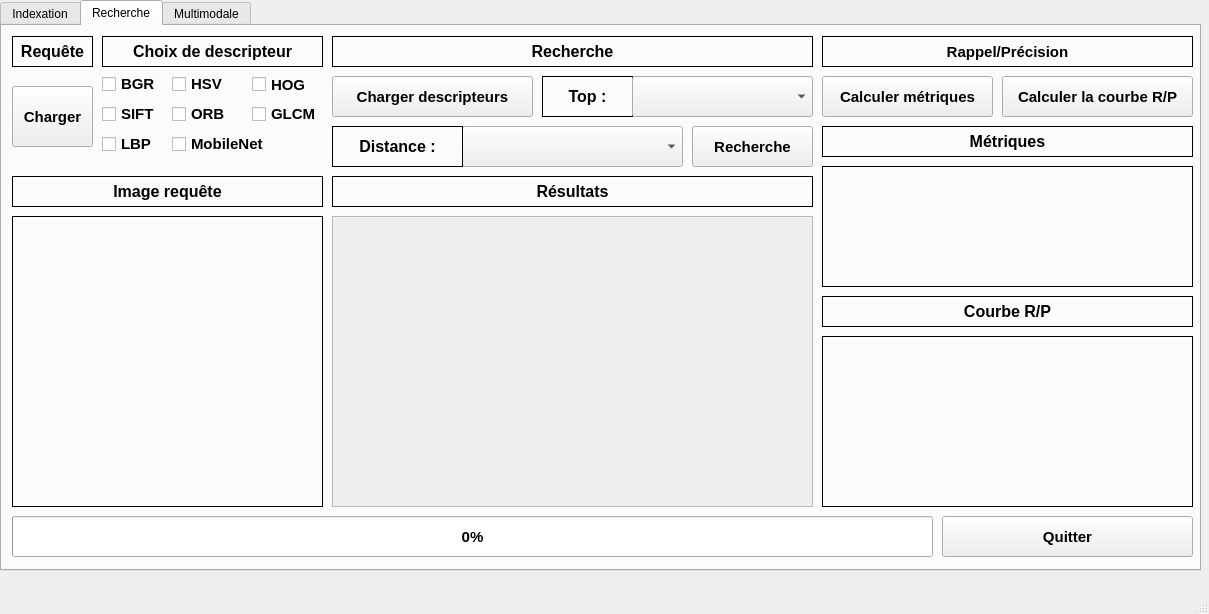
<?xml version="1.0" encoding="UTF-8"?>
<ui version="4.0">
 <class>MainWindow</class>
 <widget class="QMainWindow" name="MainWindow">
  <property name="geometry">
   <rect>
    <x>0</x>
    <y>0</y>
    <width>1209</width>
    <height>614</height>
   </rect>
  </property>
  <property name="windowTitle">
   <string>MainWindow</string>
  </property>
  <widget class="QWidget" name="centralwidget">
   <widget class="QTabWidget" name="tabWidget">
    <property name="geometry">
     <rect>
      <x>0</x>
      <y>0</y>
      <width>1201</width>
      <height>571</height>
     </rect>
    </property>
    <property name="currentIndex">
     <number>1</number>
    </property>
    <widget class="QWidget" name="tab_index">
     <attribute name="title">
      <string>Indexation</string>
     </attribute>
     <widget class="QCheckBox" name="checkBox_SIFT_index">
      <property name="geometry">
       <rect>
        <x>20</x>
        <y>15</y>
        <width>61</width>
        <height>31</height>
       </rect>
      </property>
      <property name="font">
       <font>
        <pointsize>11</pointsize>
        <weight>75</weight>
        <bold>true</bold>
       </font>
      </property>
      <property name="text">
       <string>SIFT</string>
      </property>
     </widget>
     <widget class="QCheckBox" name="checkBox_ORB_index">
      <property name="geometry">
       <rect>
        <x>150</x>
        <y>15</y>
        <width>61</width>
        <height>31</height>
       </rect>
      </property>
      <property name="font">
       <font>
        <pointsize>11</pointsize>
        <weight>75</weight>
        <bold>true</bold>
       </font>
      </property>
      <property name="text">
       <string>ORB</string>
      </property>
     </widget>
     <widget class="QCheckBox" name="checkBox_HSV_index">
      <property name="geometry">
       <rect>
        <x>480</x>
        <y>15</y>
        <width>101</width>
        <height>31</height>
       </rect>
      </property>
      <property name="font">
       <font>
        <pointsize>11</pointsize>
        <weight>75</weight>
        <bold>true</bold>
       </font>
      </property>
      <property name="text">
       <string>Hist HSV</string>
      </property>
     </widget>
     <widget class="QCheckBox" name="checkBox_HistC_index">
      <property name="geometry">
       <rect>
        <x>280</x>
        <y>15</y>
        <width>131</width>
        <height>31</height>
       </rect>
      </property>
      <property name="font">
       <font>
        <pointsize>11</pointsize>
        <weight>75</weight>
        <bold>true</bold>
       </font>
      </property>
      <property name="text">
       <string>Hist Couleur</string>
      </property>
     </widget>
     <widget class="QCheckBox" name="checkBox_GLCM_index">
      <property name="geometry">
       <rect>
        <x>650</x>
        <y>15</y>
        <width>71</width>
        <height>31</height>
       </rect>
      </property>
      <property name="font">
       <font>
        <pointsize>11</pointsize>
        <weight>75</weight>
        <bold>true</bold>
       </font>
      </property>
      <property name="text">
       <string>GLCM</string>
      </property>
     </widget>
     <widget class="QCheckBox" name="checkBox_LBP_index">
      <property name="geometry">
       <rect>
        <x>790</x>
        <y>15</y>
        <width>51</width>
        <height>31</height>
       </rect>
      </property>
      <property name="font">
       <font>
        <pointsize>11</pointsize>
        <weight>75</weight>
        <bold>true</bold>
       </font>
      </property>
      <property name="text">
       <string>LBP</string>
      </property>
     </widget>
     <widget class="QCheckBox" name="checkBox_HOG_index">
      <property name="geometry">
       <rect>
        <x>910</x>
        <y>15</y>
        <width>61</width>
        <height>31</height>
       </rect>
      </property>
      <property name="font">
       <font>
        <pointsize>11</pointsize>
        <weight>75</weight>
        <bold>true</bold>
       </font>
      </property>
      <property name="text">
       <string>HOG</string>
      </property>
     </widget>
     <widget class="QPushButton" name="charger">
      <property name="geometry">
       <rect>
        <x>10</x>
        <y>60</y>
        <width>581</width>
        <height>51</height>
       </rect>
      </property>
      <property name="font">
       <font>
        <pointsize>11</pointsize>
        <weight>75</weight>
        <bold>true</bold>
       </font>
      </property>
      <property name="text">
       <string>Charger et afficher la base de données</string>
      </property>
     </widget>
     <widget class="QPushButton" name="quitter">
      <property name="geometry">
       <rect>
        <x>1070</x>
        <y>60</y>
        <width>121</width>
        <height>51</height>
       </rect>
      </property>
      <property name="font">
       <font>
        <pointsize>11</pointsize>
        <weight>75</weight>
        <bold>true</bold>
       </font>
      </property>
      <property name="text">
       <string>Quitter</string>
      </property>
     </widget>
     <widget class="QPushButton" name="indexer">
      <property name="geometry">
       <rect>
        <x>600</x>
        <y>60</y>
        <width>461</width>
        <height>51</height>
       </rect>
      </property>
      <property name="font">
       <font>
        <pointsize>11</pointsize>
        <weight>75</weight>
        <bold>true</bold>
       </font>
      </property>
      <property name="text">
       <string>Calculer les descripteurs</string>
      </property>
     </widget>
     <widget class="QLabel" name="imagelabel">
      <property name="geometry">
       <rect>
        <x>10</x>
        <y>110</y>
        <width>261</width>
        <height>231</height>
       </rect>
      </property>
      <property name="autoFillBackground">
       <bool>false</bool>
      </property>
      <property name="text">
       <string/>
      </property>
      <property name="alignment">
       <set>Qt::AlignCenter</set>
      </property>
     </widget>
     <widget class="QLabel" name="image">
      <property name="geometry">
       <rect>
        <x>10</x>
        <y>160</y>
        <width>581</width>
        <height>331</height>
       </rect>
      </property>
      <property name="frameShape">
       <enum>QFrame::Panel</enum>
      </property>
      <property name="text">
       <string/>
      </property>
      <property name="scaledContents">
       <bool>true</bool>
      </property>
      <property name="alignment">
       <set>Qt::AlignCenter</set>
      </property>
     </widget>
     <widget class="QLabel" name="label_3">
      <property name="geometry">
       <rect>
        <x>600</x>
        <y>120</y>
        <width>591</width>
        <height>31</height>
       </rect>
      </property>
      <property name="font">
       <font>
        <pointsize>11</pointsize>
        <weight>75</weight>
        <bold>true</bold>
       </font>
      </property>
      <property name="frameShape">
       <enum>QFrame::Panel</enum>
      </property>
      <property name="text">
       <string>Base d'images</string>
      </property>
      <property name="alignment">
       <set>Qt::AlignCenter</set>
      </property>
     </widget>
     <widget class="QLabel" name="label">
      <property name="geometry">
       <rect>
        <x>10</x>
        <y>120</y>
        <width>581</width>
        <height>31</height>
       </rect>
      </property>
      <property name="font">
       <font>
        <pointsize>11</pointsize>
        <weight>75</weight>
        <bold>true</bold>
       </font>
      </property>
      <property name="frameShape">
       <enum>QFrame::Panel</enum>
      </property>
      <property name="text">
       <string>Image</string>
      </property>
      <property name="alignment">
       <set>Qt::AlignCenter</set>
      </property>
     </widget>
     <widget class="QProgressBar" name="progressBar">
      <property name="geometry">
       <rect>
        <x>10</x>
        <y>500</y>
        <width>1181</width>
        <height>31</height>
       </rect>
      </property>
      <property name="font">
       <font>
        <pointsize>11</pointsize>
        <weight>75</weight>
        <bold>true</bold>
       </font>
      </property>
      <property name="value">
       <number>0</number>
      </property>
     </widget>
     <widget class="QTableView" name="tableView">
      <property name="geometry">
       <rect>
        <x>600</x>
        <y>160</y>
        <width>591</width>
        <height>331</height>
       </rect>
      </property>
     </widget>
     <widget class="QCheckBox" name="checkBox_MobileNet_index">
      <property name="geometry">
       <rect>
        <x>1040</x>
        <y>15</y>
        <width>111</width>
        <height>31</height>
       </rect>
      </property>
      <property name="font">
       <font>
        <pointsize>11</pointsize>
        <weight>75</weight>
        <bold>true</bold>
       </font>
      </property>
      <property name="text">
       <string>MobileNet</string>
      </property>
     </widget>
    </widget>
    <widget class="QWidget" name="tab_rech">
     <attribute name="title">
      <string>Recherche</string>
     </attribute>
     <widget class="QLabel" name="label_2">
      <property name="geometry">
       <rect>
        <x>100</x>
        <y>10</y>
        <width>221</width>
        <height>31</height>
       </rect>
      </property>
      <property name="font">
       <font>
        <pointsize>12</pointsize>
        <weight>75</weight>
        <bold>true</bold>
       </font>
      </property>
      <property name="frameShape">
       <enum>QFrame::Panel</enum>
      </property>
      <property name="text">
       <string>Choix de descripteur</string>
      </property>
      <property name="alignment">
       <set>Qt::AlignCenter</set>
      </property>
     </widget>
     <widget class="QCheckBox" name="checkBox_HistC_rech">
      <property name="geometry">
       <rect>
        <x>100</x>
        <y>50</y>
        <width>61</width>
        <height>16</height>
       </rect>
      </property>
      <property name="font">
       <font>
        <pointsize>11</pointsize>
        <weight>75</weight>
        <bold>true</bold>
        <kerning>true</kerning>
       </font>
      </property>
      <property name="text">
       <string>BGR</string>
      </property>
     </widget>
     <widget class="QCheckBox" name="checkBox_HSV_rech">
      <property name="geometry">
       <rect>
        <x>170</x>
        <y>50</y>
        <width>61</width>
        <height>16</height>
       </rect>
      </property>
      <property name="font">
       <font>
        <pointsize>11</pointsize>
        <weight>75</weight>
        <bold>true</bold>
       </font>
      </property>
      <property name="text">
       <string>HSV</string>
      </property>
     </widget>
     <widget class="QCheckBox" name="checkBox_SIFT_rech">
      <property name="geometry">
       <rect>
        <x>100</x>
        <y>80</y>
        <width>61</width>
        <height>16</height>
       </rect>
      </property>
      <property name="font">
       <font>
        <pointsize>11</pointsize>
        <weight>75</weight>
        <bold>true</bold>
       </font>
      </property>
      <property name="text">
       <string>SIFT</string>
      </property>
     </widget>
     <widget class="QCheckBox" name="checkBox_ORB_rech">
      <property name="geometry">
       <rect>
        <x>170</x>
        <y>80</y>
        <width>71</width>
        <height>16</height>
       </rect>
      </property>
      <property name="font">
       <font>
        <pointsize>11</pointsize>
        <weight>75</weight>
        <bold>true</bold>
       </font>
      </property>
      <property name="text">
       <string>ORB</string>
      </property>
     </widget>
     <widget class="QCheckBox" name="checkBox_GLCM_rech">
      <property name="geometry">
       <rect>
        <x>250</x>
        <y>80</y>
        <width>71</width>
        <height>16</height>
       </rect>
      </property>
      <property name="font">
       <font>
        <pointsize>11</pointsize>
        <weight>75</weight>
        <bold>true</bold>
       </font>
      </property>
      <property name="text">
       <string>GLCM</string>
      </property>
     </widget>
     <widget class="QCheckBox" name="checkBox_LBP_rech">
      <property name="geometry">
       <rect>
        <x>100</x>
        <y>110</y>
        <width>61</width>
        <height>16</height>
       </rect>
      </property>
      <property name="font">
       <font>
        <pointsize>11</pointsize>
        <weight>75</weight>
        <bold>true</bold>
       </font>
      </property>
      <property name="text">
       <string>LBP</string>
      </property>
     </widget>
     <widget class="QCheckBox" name="checkBox_HOG_rech">
      <property name="geometry">
       <rect>
        <x>250</x>
        <y>50</y>
        <width>71</width>
        <height>17</height>
       </rect>
      </property>
      <property name="font">
       <font>
        <pointsize>11</pointsize>
        <weight>75</weight>
        <bold>true</bold>
       </font>
      </property>
      <property name="text">
       <string>HOG</string>
      </property>
     </widget>
     <widget class="QLabel" name="label_4">
      <property name="geometry">
       <rect>
        <x>10</x>
        <y>150</y>
        <width>311</width>
        <height>31</height>
       </rect>
      </property>
      <property name="font">
       <font>
        <pointsize>12</pointsize>
        <weight>75</weight>
        <bold>true</bold>
       </font>
      </property>
      <property name="frameShape">
       <enum>QFrame::Panel</enum>
      </property>
      <property name="text">
       <string>Image requête</string>
      </property>
      <property name="alignment">
       <set>Qt::AlignCenter</set>
      </property>
     </widget>
     <widget class="QLabel" name="label_requete">
      <property name="geometry">
       <rect>
        <x>10</x>
        <y>190</y>
        <width>311</width>
        <height>291</height>
       </rect>
      </property>
      <property name="font">
       <font>
        <pointsize>12</pointsize>
        <weight>75</weight>
        <bold>true</bold>
       </font>
      </property>
      <property name="frameShape">
       <enum>QFrame::Panel</enum>
      </property>
      <property name="text">
       <string/>
      </property>
      <property name="scaledContents">
       <bool>true</bool>
      </property>
      <property name="alignment">
       <set>Qt::AlignCenter</set>
      </property>
     </widget>
     <widget class="QProgressBar" name="progressBar_rech">
      <property name="geometry">
       <rect>
        <x>10</x>
        <y>490</y>
        <width>921</width>
        <height>41</height>
       </rect>
      </property>
      <property name="font">
       <font>
        <pointsize>11</pointsize>
        <weight>75</weight>
        <bold>true</bold>
       </font>
      </property>
      <property name="value">
       <number>0</number>
      </property>
     </widget>
     <widget class="QLabel" name="label_5">
      <property name="geometry">
       <rect>
        <x>330</x>
        <y>10</y>
        <width>481</width>
        <height>31</height>
       </rect>
      </property>
      <property name="font">
       <font>
        <pointsize>12</pointsize>
        <weight>75</weight>
        <bold>true</bold>
       </font>
      </property>
      <property name="frameShape">
       <enum>QFrame::Panel</enum>
      </property>
      <property name="text">
       <string>Recherche</string>
      </property>
      <property name="alignment">
       <set>Qt::AlignCenter</set>
      </property>
     </widget>
     <widget class="QLabel" name="label_6">
      <property name="geometry">
       <rect>
        <x>820</x>
        <y>10</y>
        <width>371</width>
        <height>31</height>
       </rect>
      </property>
      <property name="font">
       <font>
        <pointsize>11</pointsize>
        <weight>75</weight>
        <bold>true</bold>
       </font>
      </property>
      <property name="frameShape">
       <enum>QFrame::Panel</enum>
      </property>
      <property name="text">
       <string>Rappel/Précision</string>
      </property>
      <property name="alignment">
       <set>Qt::AlignCenter</set>
      </property>
     </widget>
     <widget class="QPushButton" name="quitter_rech">
      <property name="geometry">
       <rect>
        <x>940</x>
        <y>490</y>
        <width>251</width>
        <height>41</height>
       </rect>
      </property>
      <property name="font">
       <font>
        <pointsize>11</pointsize>
        <weight>75</weight>
        <bold>true</bold>
       </font>
      </property>
      <property name="text">
       <string>Quitter</string>
      </property>
     </widget>
     <widget class="QComboBox" name="comboBox">
      <property name="geometry">
       <rect>
        <x>460</x>
        <y>100</y>
        <width>221</width>
        <height>41</height>
       </rect>
      </property>
     </widget>
     <widget class="QLabel" name="label_7">
      <property name="geometry">
       <rect>
        <x>330</x>
        <y>100</y>
        <width>131</width>
        <height>41</height>
       </rect>
      </property>
      <property name="font">
       <font>
        <pointsize>12</pointsize>
        <weight>75</weight>
        <bold>true</bold>
       </font>
      </property>
      <property name="frameShape">
       <enum>QFrame::Panel</enum>
      </property>
      <property name="text">
       <string>Distance :</string>
      </property>
      <property name="alignment">
       <set>Qt::AlignCenter</set>
      </property>
     </widget>
     <widget class="QLabel" name="label_8">
      <property name="geometry">
       <rect>
        <x>330</x>
        <y>150</y>
        <width>481</width>
        <height>31</height>
       </rect>
      </property>
      <property name="font">
       <font>
        <pointsize>12</pointsize>
        <weight>75</weight>
        <bold>true</bold>
       </font>
      </property>
      <property name="frameShape">
       <enum>QFrame::Panel</enum>
      </property>
      <property name="text">
       <string>Résultats</string>
      </property>
      <property name="alignment">
       <set>Qt::AlignCenter</set>
      </property>
     </widget>
     <widget class="QLabel" name="label_9">
      <property name="geometry">
       <rect>
        <x>820</x>
        <y>270</y>
        <width>371</width>
        <height>31</height>
       </rect>
      </property>
      <property name="font">
       <font>
        <pointsize>12</pointsize>
        <weight>75</weight>
        <bold>true</bold>
       </font>
      </property>
      <property name="frameShape">
       <enum>QFrame::Panel</enum>
      </property>
      <property name="text">
       <string>Courbe R/P</string>
      </property>
      <property name="alignment">
       <set>Qt::AlignCenter</set>
      </property>
     </widget>
     <widget class="QPushButton" name="chercher">
      <property name="geometry">
       <rect>
        <x>690</x>
        <y>100</y>
        <width>121</width>
        <height>41</height>
       </rect>
      </property>
      <property name="font">
       <font>
        <pointsize>11</pointsize>
        <weight>75</weight>
        <bold>true</bold>
       </font>
      </property>
      <property name="text">
       <string>Recherche</string>
      </property>
     </widget>
     <widget class="QPushButton" name="calcul_RP">
      <property name="geometry">
       <rect>
        <x>1000</x>
        <y>50</y>
        <width>191</width>
        <height>41</height>
       </rect>
      </property>
      <property name="font">
       <font>
        <pointsize>11</pointsize>
        <weight>75</weight>
        <bold>true</bold>
       </font>
      </property>
      <property name="text">
       <string>Calculer la courbe R/P</string>
      </property>
     </widget>
     <widget class="QPushButton" name="charger_rech">
      <property name="geometry">
       <rect>
        <x>10</x>
        <y>60</y>
        <width>81</width>
        <height>61</height>
       </rect>
      </property>
      <property name="font">
       <font>
        <pointsize>11</pointsize>
        <weight>75</weight>
        <bold>true</bold>
       </font>
      </property>
      <property name="text">
       <string>Charger</string>
      </property>
     </widget>
     <widget class="QLabel" name="label_10">
      <property name="geometry">
       <rect>
        <x>10</x>
        <y>10</y>
        <width>81</width>
        <height>31</height>
       </rect>
      </property>
      <property name="font">
       <font>
        <pointsize>12</pointsize>
        <weight>75</weight>
        <bold>true</bold>
       </font>
      </property>
      <property name="frameShape">
       <enum>QFrame::Panel</enum>
      </property>
      <property name="text">
       <string>Requête</string>
      </property>
      <property name="alignment">
       <set>Qt::AlignCenter</set>
      </property>
     </widget>
     <widget class="QPushButton" name="charger_desc">
      <property name="geometry">
       <rect>
        <x>330</x>
        <y>50</y>
        <width>201</width>
        <height>41</height>
       </rect>
      </property>
      <property name="font">
       <font>
        <pointsize>11</pointsize>
        <weight>75</weight>
        <bold>true</bold>
       </font>
      </property>
      <property name="text">
       <string>Charger descripteurs</string>
      </property>
     </widget>
     <widget class="QLabel" name="label_courbe">
      <property name="geometry">
       <rect>
        <x>820</x>
        <y>310</y>
        <width>371</width>
        <height>171</height>
       </rect>
      </property>
      <property name="font">
       <font>
        <pointsize>12</pointsize>
        <weight>75</weight>
        <bold>true</bold>
       </font>
      </property>
      <property name="frameShape">
       <enum>QFrame::Panel</enum>
      </property>
      <property name="text">
       <string/>
      </property>
      <property name="scaledContents">
       <bool>true</bool>
      </property>
      <property name="alignment">
       <set>Qt::AlignCenter</set>
      </property>
     </widget>
     <widget class="QPushButton" name="pushButton">
      <property name="geometry">
       <rect>
        <x>820</x>
        <y>50</y>
        <width>171</width>
        <height>41</height>
       </rect>
      </property>
      <property name="font">
       <font>
        <pointsize>11</pointsize>
        <weight>75</weight>
        <bold>true</bold>
       </font>
      </property>
      <property name="text">
       <string>Calculer métriques</string>
      </property>
     </widget>
     <widget class="QLabel" name="label_11">
      <property name="geometry">
       <rect>
        <x>820</x>
        <y>100</y>
        <width>371</width>
        <height>31</height>
       </rect>
      </property>
      <property name="font">
       <font>
        <pointsize>12</pointsize>
        <weight>75</weight>
        <bold>true</bold>
       </font>
      </property>
      <property name="frameShape">
       <enum>QFrame::Panel</enum>
      </property>
      <property name="text">
       <string>Métriques</string>
      </property>
      <property name="alignment">
       <set>Qt::AlignCenter</set>
      </property>
     </widget>
     <widget class="QLabel" name="label_metriques">
      <property name="geometry">
       <rect>
        <x>820</x>
        <y>140</y>
        <width>371</width>
        <height>121</height>
       </rect>
      </property>
      <property name="font">
       <font>
        <pointsize>12</pointsize>
        <weight>75</weight>
        <bold>true</bold>
       </font>
      </property>
      <property name="frameShape">
       <enum>QFrame::Panel</enum>
      </property>
      <property name="text">
       <string/>
      </property>
      <property name="scaledContents">
       <bool>true</bool>
      </property>
      <property name="alignment">
       <set>Qt::AlignCenter</set>
      </property>
     </widget>
     <widget class="QLabel" name="label_12">
      <property name="geometry">
       <rect>
        <x>540</x>
        <y>50</y>
        <width>91</width>
        <height>41</height>
       </rect>
      </property>
      <property name="font">
       <font>
        <pointsize>12</pointsize>
        <weight>75</weight>
        <bold>true</bold>
       </font>
      </property>
      <property name="frameShape">
       <enum>QFrame::Panel</enum>
      </property>
      <property name="text">
       <string>Top :</string>
      </property>
      <property name="alignment">
       <set>Qt::AlignCenter</set>
      </property>
     </widget>
     <widget class="QComboBox" name="comboBox_top">
      <property name="geometry">
       <rect>
        <x>630</x>
        <y>50</y>
        <width>181</width>
        <height>41</height>
       </rect>
      </property>
     </widget>
     <widget class="QScrollArea" name="scrollArea">
      <property name="geometry">
       <rect>
        <x>330</x>
        <y>190</y>
        <width>481</width>
        <height>291</height>
       </rect>
      </property>
      <property name="widgetResizable">
       <bool>true</bool>
      </property>
      <widget class="QWidget" name="scrollAreaWidgetContents">
       <property name="geometry">
        <rect>
         <x>0</x>
         <y>0</y>
         <width>479</width>
         <height>289</height>
        </rect>
       </property>
       <widget class="QWidget" name="gridLayoutWidget" native="true">
        <property name="enabled">
         <bool>true</bool>
        </property>
        <property name="geometry">
         <rect>
          <x>10</x>
          <y>10</y>
          <width>461</width>
          <height>271</height>
         </rect>
        </property>
        <widget class="QWidget" name="gridLayoutWidget_2">
         <property name="geometry">
          <rect>
           <x>0</x>
           <y>0</y>
           <width>461</width>
           <height>271</height>
          </rect>
         </property>
         <layout class="QGridLayout" name="gridLayout">
          <property name="sizeConstraint">
           <enum>QLayout::SetFixedSize</enum>
          </property>
          <property name="leftMargin">
           <number>0</number>
          </property>
          <property name="spacing">
           <number>0</number>
          </property>
         </layout>
        </widget>
       </widget>
      </widget>
     </widget>
     <widget class="QCheckBox" name="checkBox_MobileNet_rech">
      <property name="geometry">
       <rect>
        <x>170</x>
        <y>110</y>
        <width>121</width>
        <height>16</height>
       </rect>
      </property>
      <property name="font">
       <font>
        <pointsize>11</pointsize>
        <weight>75</weight>
        <bold>true</bold>
       </font>
      </property>
      <property name="text">
       <string>MobileNet</string>
      </property>
     </widget>
    </widget>
    <widget class="QWidget" name="tab_multimodal">
     <attribute name="title">
      <string>Multimodale</string>
     </attribute>
     <widget class="QPushButton" name="charger_image_mult">
      <property name="geometry">
       <rect>
        <x>20</x>
        <y>160</y>
        <width>131</width>
        <height>41</height>
       </rect>
      </property>
      <property name="font">
       <font>
        <pointsize>11</pointsize>
        <weight>75</weight>
        <bold>true</bold>
       </font>
      </property>
      <property name="text">
       <string>Charger </string>
      </property>
     </widget>
     <widget class="QTextEdit" name="text_request">
      <property name="geometry">
       <rect>
        <x>20</x>
        <y>50</y>
        <width>291</width>
        <height>51</height>
       </rect>
      </property>
      <property name="documentTitle">
       <string>ttttt</string>
      </property>
     </widget>
     <widget class="QLabel" name="label_texte_mult">
      <property name="geometry">
       <rect>
        <x>10</x>
        <y>10</y>
        <width>311</width>
        <height>31</height>
       </rect>
      </property>
      <property name="font">
       <font>
        <pointsize>12</pointsize>
        <weight>75</weight>
        <bold>true</bold>
       </font>
      </property>
      <property name="frameShape">
       <enum>QFrame::Panel</enum>
      </property>
      <property name="text">
       <string>Texte  (anglais uniquement)</string>
      </property>
      <property name="alignment">
       <set>Qt::AlignCenter</set>
      </property>
     </widget>
     <widget class="QLabel" name="label_img_mult">
      <property name="geometry">
       <rect>
        <x>10</x>
        <y>110</y>
        <width>311</width>
        <height>41</height>
       </rect>
      </property>
      <property name="font">
       <font>
        <pointsize>12</pointsize>
        <weight>75</weight>
        <bold>true</bold>
       </font>
      </property>
      <property name="frameShape">
       <enum>QFrame::Panel</enum>
      </property>
      <property name="text">
       <string>Image requête</string>
      </property>
      <property name="alignment">
       <set>Qt::AlignCenter</set>
      </property>
     </widget>
     <widget class="QLabel" name="label_rech_mult">
      <property name="geometry">
       <rect>
        <x>330</x>
        <y>10</y>
        <width>481</width>
        <height>31</height>
       </rect>
      </property>
      <property name="font">
       <font>
        <pointsize>12</pointsize>
        <weight>75</weight>
        <bold>true</bold>
       </font>
      </property>
      <property name="frameShape">
       <enum>QFrame::Panel</enum>
      </property>
      <property name="text">
       <string>Recherche</string>
      </property>
      <property name="alignment">
       <set>Qt::AlignCenter</set>
      </property>
     </widget>
     <widget class="QLabel" name="label_RP_mult">
      <property name="geometry">
       <rect>
        <x>820</x>
        <y>10</y>
        <width>371</width>
        <height>31</height>
       </rect>
      </property>
      <property name="font">
       <font>
        <pointsize>11</pointsize>
        <weight>75</weight>
        <bold>true</bold>
       </font>
      </property>
      <property name="frameShape">
       <enum>QFrame::Panel</enum>
      </property>
      <property name="text">
       <string>Rappel/Précision</string>
      </property>
      <property name="alignment">
       <set>Qt::AlignCenter</set>
      </property>
     </widget>
     <widget class="QLabel" name="label_requete_mult">
      <property name="geometry">
       <rect>
        <x>10</x>
        <y>210</y>
        <width>311</width>
        <height>291</height>
       </rect>
      </property>
      <property name="font">
       <font>
        <pointsize>12</pointsize>
        <weight>75</weight>
        <bold>true</bold>
       </font>
      </property>
      <property name="frameShape">
       <enum>QFrame::Panel</enum>
      </property>
      <property name="text">
       <string/>
      </property>
      <property name="scaledContents">
       <bool>true</bool>
      </property>
      <property name="alignment">
       <set>Qt::AlignCenter</set>
      </property>
     </widget>
     <widget class="QPushButton" name="charger_desc_mult">
      <property name="geometry">
       <rect>
        <x>330</x>
        <y>60</y>
        <width>201</width>
        <height>41</height>
       </rect>
      </property>
      <property name="font">
       <font>
        <pointsize>11</pointsize>
        <weight>75</weight>
        <bold>true</bold>
       </font>
      </property>
      <property name="styleSheet">
       <string notr="true">background-color: rgb(214, 0, 0);</string>
      </property>
      <property name="text">
       <string>Charger descripteurs</string>
      </property>
     </widget>
     <widget class="QComboBox" name="comboBox_top_mult">
      <property name="geometry">
       <rect>
        <x>630</x>
        <y>60</y>
        <width>181</width>
        <height>41</height>
       </rect>
      </property>
      <item>
       <property name="text">
        <string>5</string>
       </property>
      </item>
      <item>
       <property name="text">
        <string>10</string>
       </property>
      </item>
      <item>
       <property name="text">
        <string>15</string>
       </property>
      </item>
      <item>
       <property name="text">
        <string>20</string>
       </property>
      </item>
      <item>
       <property name="text">
        <string>50</string>
       </property>
      </item>
      <item>
       <property name="text">
        <string>100</string>
       </property>
      </item>
      <item>
       <property name="text">
        <string>150</string>
       </property>
      </item>
      <item>
       <property name="text">
        <string>153</string>
       </property>
      </item>
     </widget>
     <widget class="QLabel" name="label_top_mult">
      <property name="geometry">
       <rect>
        <x>540</x>
        <y>60</y>
        <width>91</width>
        <height>41</height>
       </rect>
      </property>
      <property name="font">
       <font>
        <pointsize>12</pointsize>
        <weight>75</weight>
        <bold>true</bold>
       </font>
      </property>
      <property name="frameShape">
       <enum>QFrame::Panel</enum>
      </property>
      <property name="text">
       <string>Top :</string>
      </property>
      <property name="alignment">
       <set>Qt::AlignCenter</set>
      </property>
     </widget>
     <widget class="QPushButton" name="chercher_mult">
      <property name="geometry">
       <rect>
        <x>430</x>
        <y>110</y>
        <width>271</width>
        <height>41</height>
       </rect>
      </property>
      <property name="font">
       <font>
        <pointsize>11</pointsize>
        <weight>75</weight>
        <bold>true</bold>
       </font>
      </property>
      <property name="text">
       <string>Recherche</string>
      </property>
     </widget>
     <widget class="QLabel" name="label_results_mult">
      <property name="geometry">
       <rect>
        <x>330</x>
        <y>160</y>
        <width>481</width>
        <height>41</height>
       </rect>
      </property>
      <property name="font">
       <font>
        <pointsize>12</pointsize>
        <weight>75</weight>
        <bold>true</bold>
       </font>
      </property>
      <property name="frameShape">
       <enum>QFrame::Panel</enum>
      </property>
      <property name="text">
       <string>Résultats</string>
      </property>
      <property name="alignment">
       <set>Qt::AlignCenter</set>
      </property>
     </widget>
     <widget class="QScrollArea" name="scrollArea_mult">
      <property name="geometry">
       <rect>
        <x>330</x>
        <y>210</y>
        <width>481</width>
        <height>291</height>
       </rect>
      </property>
      <property name="verticalScrollBarPolicy">
       <enum>Qt::ScrollBarAsNeeded</enum>
      </property>
      <property name="horizontalScrollBarPolicy">
       <enum>Qt::ScrollBarAsNeeded</enum>
      </property>
      <property name="widgetResizable">
       <bool>true</bool>
      </property>
      <widget class="QWidget" name="scrollArea_content_mult">
       <property name="geometry">
        <rect>
         <x>0</x>
         <y>0</y>
         <width>479</width>
         <height>289</height>
        </rect>
       </property>
       <property name="maximumSize">
        <size>
         <width>16777215</width>
         <height>16777215</height>
        </size>
       </property>
      </widget>
     </widget>
     <widget class="QProgressBar" name="progressBar_mult">
      <property name="geometry">
       <rect>
        <x>10</x>
        <y>510</y>
        <width>801</width>
        <height>21</height>
       </rect>
      </property>
      <property name="value">
       <number>0</number>
      </property>
     </widget>
     <widget class="QPushButton" name="quitter_mult">
      <property name="geometry">
       <rect>
        <x>830</x>
        <y>460</y>
        <width>351</width>
        <height>41</height>
       </rect>
      </property>
      <property name="font">
       <font>
        <pointsize>11</pointsize>
        <weight>75</weight>
        <bold>true</bold>
       </font>
      </property>
      <property name="text">
       <string>Quitter</string>
      </property>
     </widget>
     <widget class="QPushButton" name="clear_mult">
      <property name="geometry">
       <rect>
        <x>830</x>
        <y>400</y>
        <width>351</width>
        <height>41</height>
       </rect>
      </property>
      <property name="font">
       <font>
        <pointsize>11</pointsize>
        <weight>75</weight>
        <bold>true</bold>
       </font>
      </property>
      <property name="text">
       <string>Clear</string>
      </property>
     </widget>
     <widget class="QPushButton" name="retirer_image_mult">
      <property name="geometry">
       <rect>
        <x>180</x>
        <y>160</y>
        <width>131</width>
        <height>41</height>
       </rect>
      </property>
      <property name="font">
       <font>
        <pointsize>11</pointsize>
        <weight>75</weight>
        <bold>true</bold>
       </font>
      </property>
      <property name="text">
       <string>Retirer</string>
      </property>
     </widget>
     <widget class="QLabel" name="label_metriques_mult">
      <property name="geometry">
       <rect>
        <x>820</x>
        <y>60</y>
        <width>371</width>
        <height>141</height>
       </rect>
      </property>
      <property name="font">
       <font>
        <pointsize>12</pointsize>
        <weight>75</weight>
        <bold>true</bold>
       </font>
      </property>
      <property name="frameShape">
       <enum>QFrame::Panel</enum>
      </property>
      <property name="text">
       <string/>
      </property>
      <property name="scaledContents">
       <bool>true</bool>
      </property>
      <property name="alignment">
       <set>Qt::AlignCenter</set>
      </property>
     </widget>
    </widget>
   </widget>
  </widget>
  <widget class="QMenuBar" name="menubar">
   <property name="geometry">
    <rect>
     <x>0</x>
     <y>0</y>
     <width>1209</width>
     <height>20</height>
    </rect>
   </property>
  </widget>
  <widget class="QStatusBar" name="statusbar"/>
 </widget>
 <resources/>
 <connections/>
</ui>
